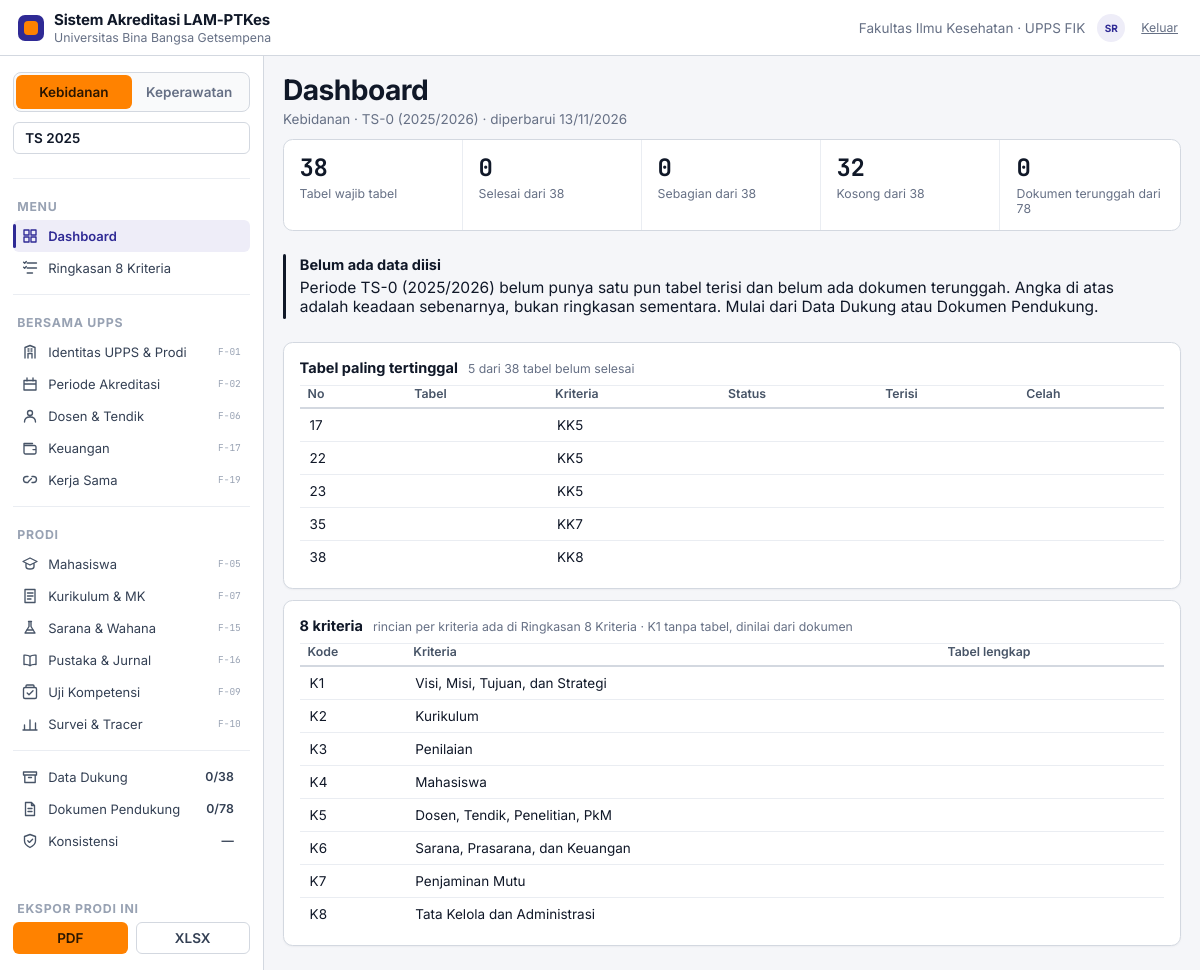
Screenshot of /index.php (signed in) with the database file from the repository.
### tables this page shows
CREATE TABLE pengguna (
  id            INT UNSIGNED NOT NULL AUTO_INCREMENT,
  email         VARCHAR(160) NOT NULL,                
  nama          VARCHAR(160) NOT NULL,
  sandi         VARCHAR(255) NULL,                    
  peran_kode    VARCHAR(32) NOT NULL,
  prodi_id      INT UNSIGNED NULL,                    
  aktif         TINYINT(1) NOT NULL DEFAULT 1,
  dibuat        DATETIME NOT NULL DEFAULT CURRENT_TIMESTAMP,
  masuk_terakhir DATETIME NULL,
  PRIMARY KEY (id),
  UNIQUE KEY uq_pengguna_email (email),
  CONSTRAINT fk_pengguna_peran FOREIGN KEY (peran_kode) REFERENCES peran(kode),
  CONSTRAINT fk_pengguna_prodi FOREIGN KEY (prodi_id) REFERENCES prodi(id)
);

CREATE TABLE prodi (
  id                     INT UNSIGNED NOT NULL AUTO_INCREMENT,
  upps_id                INT UNSIGNED NOT NULL,
  nama_ps                VARCHAR(120) NOT NULL,
  jenjang                ENUM('D-III','Sarjana','Profesi','Sarjana Terapan','Magister','Spesialis') NOT NULL,
  bidang                 VARCHAR(80)  NOT NULL,
  punya_tahap_profesi    TINYINT(1)   NOT NULL DEFAULT 0,
  nama_profesi_lulusan   VARCHAR(80)  NULL,
  lama_studi_semester    TINYINT UNSIGNED NULL,
  nama_uji_kompetensi    VARCHAR(120) NULL,
  peringkat_akreditasi   VARCHAR(40)  NULL,
  tgl_akreditasi         DATE NULL,
  tgl_berakhir_akreditasi DATE NULL,
  aktif                  TINYINT(1) NOT NULL DEFAULT 1,
  dibuat                 DATETIME NOT NULL DEFAULT CURRENT_TIMESTAMP,
  diubah                 DATETIME NOT NULL DEFAULT CURRENT_TIMESTAMP ON UPDATE CURRENT_TIMESTAMP,
  PRIMARY KEY (id),
  UNIQUE KEY uq_prodi_nama (upps_id, nama_ps),
  CONSTRAINT fk_prodi_upps FOREIGN KEY (upps_id) REFERENCES upps(id)
);

CREATE TABLE periode (
  id            INT UNSIGNED NOT NULL AUTO_INCREMENT,
  prodi_id      INT UNSIGNED NOT NULL,
  tahun_ts      SMALLINT UNSIGNED NOT NULL,           
  tahun_ss      SMALLINT UNSIGNED NULL,               
  tgl_pengajuan DATE NULL,
  catatan       VARCHAR(255) NULL,
  aktif         TINYINT(1) NOT NULL DEFAULT 1,
  dibuat        DATETIME NOT NULL DEFAULT CURRENT_TIMESTAMP,
  PRIMARY KEY (id),
  UNIQUE KEY uq_periode (prodi_id, tahun_ts),
  CONSTRAINT fk_periode_prodi FOREIGN KEY (prodi_id) REFERENCES prodi(id),
  CONSTRAINT ck_periode_ts CHECK (tahun_ts BETWEEN 2000 AND 2100)
);

CREATE TABLE IF NOT EXISTS kriteria (
  kode       CHAR(2) NOT NULL,
  nama       VARCHAR(160) NOT NULL,
  PRIMARY KEY (kode)
);

### web/tampilan/kerangka/komponen.php (the view, shortened to what the rows shown need)
<?php
function kartu(string $judulAtauIsi, ?string $isi = null, array $opsi = []): string
{
    $kelas = $opsi['kelas'] ?? '';
    $id = $opsi['id'] ?? '';
    $catatan = $opsi['catatan'] ?? '';
    return '<div class="card ' . e((string) $kelas) . '"' . ($id !== '' ? ' id="' . e((string) $id) . '"' : '') . '>'
        . cardHead($judulAtauIsi, (string) $catatan)
        . $isi
        . '</div>';
}
function cardHead(string $judul, string $catatan = '', string $kanan = ''): string
{
    $out = '<div class="card-head"><h2>' . e($judul) . '</h2>';
    if ($catatan !== '') {
        $out .= '<span class="note">' . $catatan . '</span>';
    }
    return $out . '</div>';
}
function tabel_html(array $kolom, array $baris, array $opsi = []): string
{
    $cls = $opsi['cls'] ?? '';
    $norm = static function ($k): array {
        if (is_array($k)) {
            if (isset($k['label'])) {
                return [(string) $k['label'], (string) ($k['align'] ?? '')];
            }
            return [(string) ($k[0] ?? ''), (string) ($k[1] ?? '')];
        }
        return [(string) $k, ''];
    };
    $kolomAsli = $kolom;
    $kolom = array_map($norm, $kolom);
    $out = '<div class="tbl-wrap"><table class="tbl ' . e($cls) . '"><thead><tr>';
    foreach ($kolom as $k) {
        $out .= '<th class="' . ($k[1] === 'r' ? 'r' : '') . '">' . e($k[0]) . '</th>';
    }
    $out .= '</tr></thead><tbody>';
    $kunciKolom = array_map(static fn($k) => is_array($k) ? ($k['kunci'] ?? null) : null, $kolomAsli);
    foreach ($baris as $r) {
        $sel = is_array($r) && isset($r['cells']) ? $r['cells'] : $r;
        if (is_array($sel) && !array_is_list($sel) && !isset($sel['cells'])) {
            $urut = [];
            foreach ($kunciKolom as $kk) {
                $urut[] = $kk !== null ? ($sel[$kk] ?? '') : '';
            }
            $sel = $urut;
        }
        $trCls = is_array($r) && isset($r['cls']) ? ' class="' . e($r['cls']) . '"' : '';
        $out .= '<tr' . $trCls . '>';
        foreach ($sel as $i => $c) {
            $kanan = ($kolom[$i][1] ?? '') === 'r' ? 'r' : '';
            if (is_array($c)) {
                $isi = $c['isi'] ?? $c[0] ?? '';
                $clsSel = ' ' . (string) ($c['cls'] ?? $c[1] ?? '');
            } else {
                $isi = $c;
                $clsSel = '';
            }
            $out .= '<td class="' . $kanan . $clsSel . '">' . $isi . '</td>';
        }
        $out .= '</tr>';
    }
    $out .= '</tbody>';
    return $out . '</table></div>';
}
function rekap_kriteria(int $prodiId, int $periodeId): array
{
    return rekap_per_kriteria($prodiId, $periodeId);
}

### web/system/layout.php (shortened to what the rows shown need)
<?php
require_once __DIR__ . '/view.php';
function render(string $judul, string $isi, array $opsi = []): void
{
    $U = pengguna();
    ?><!DOCTYPE html>
<html lang="id">
<head>
<link rel="stylesheet" href="<?= e(BASE_URL) ?>assets/css/app.css?v=1">
<link rel="stylesheet" href="<?= e(BASE_URL) ?>assets/css/anim.css?v=1">
</head>
<body>
<header class="topbar">
  <div class="topbar-right">
    <span class="topbar-ctx">Fakultas Ilmu Kesehatan · UPPS FIK</span>
    <div class="avatar" title="<?= e($U['nama'] ?? '') ?>"><?= e(inisial($U['nama'] ?? '')) ?></div>
    <a class="who-keluar" href="<?= e(BASE_URL) ?>index.php?m=masuk&amp;a=keluar">Keluar</a>
  </div>
</header>
<aside class="sidebar" id="sidebar" aria-label="Navigasi utama">
  <div class="switch">
    <?php foreach (semua_prodi() as $p): ?>
      <button data-prodi="<?= (int) $p['id'] ?>" aria-pressed="<?= (int) $p['id'] === prodi_aktif() ? 'true' : 'false' ?>"><?= e($p['nama_ps']) ?></button>
    <?php endforeach; ?>
  </div>
  <button class="period"><b>TS <?= e(tahun_ts()) ?></b></button>
</aside>
<main class="main">
  <div class="page-head">
    <div>
      <h1><?= e($judul) ?></h1>
    </div>
  </div>
  <?= $isi ?>
</main>
</body>
</html><?php
}
function inisial(string $nama): string
{
    $bersih = preg_replace('/,.*$/', '', $nama);
    $kata = preg_split('/\s+/', trim((string) $bersih)) ?: [];
    $out = '';
    foreach ($kata as $k) {
        if ($k !== '') {
            $out .= mb_substr($k, 0, 1);
        }
        if (mb_strlen($out) >= 2) {
            break;
        }
    }
    return mb_strtoupper($out);
}
function semua_prodi(): array
{
    return q('SELECT id, nama_ps FROM prodi WHERE aktif = 1 ORDER BY id');
}
function tahun_ts(): int
{
    static $ts = null;
    if ($ts !== null) {
        return $ts;
    }
    $p = prodi_aktif();
    return $ts = (int) qv('SELECT tahun_ts FROM periode WHERE prodi_id = ? AND aktif = 1
                            ORDER BY tahun_ts DESC LIMIT 1', [$p], (int) date('Y'));
}

### rows the page displays
pengguna: nama "SR", prodi.tahun_ts "2025"
prodi: nama_ps "Kebidanan"
prodi: nama_ps "Keperawatan"
kriteria: kode "K1", nama "Visi, Misi, Tujuan, dan Strategi"
kriteria: kode "K2", nama "Kurikulum"
kriteria: kode "K3", nama "Penilaian"
kriteria: kode "K4", nama "Mahasiswa"
kriteria: kode "K5", nama "Dosen, Tendik, Penelitian, PkM"
kriteria: kode "K6", nama "Sarana, Prasarana, dan Keuangan"
kriteria: kode "K7", nama "Penjaminan Mutu"
kriteria: kode "K8", nama "Tata Kelola dan Administrasi"

### other values shown
$grup['kelompok'] "MENU"
$nama "Dashboard"
$nama "Ringkasan 8 Kriteria"
$grup['kelompok'] "BERSAMA UPPS"
$nama "Identitas UPPS & Prodi"
$fitur "F-01"
$nama "Periode Akreditasi"
$fitur "F-02"
$nama "Dosen & Tendik"
$fitur "F-06"
$nama "Keuangan"
$fitur "F-17"
$nama "Kerja Sama"
$fitur "F-19"
$grup['kelompok'] "PRODI"
